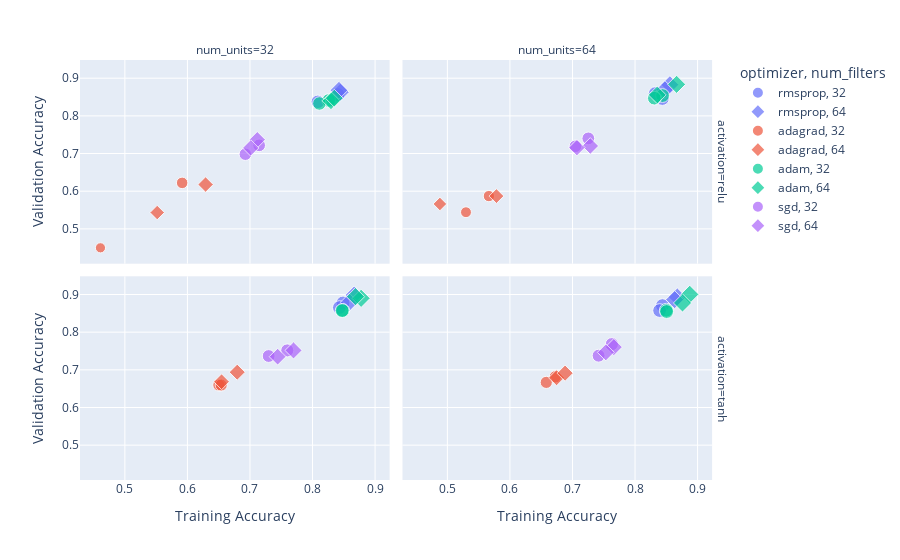

Write notebook code for a chart like this one.
### Code cell
import plotly.express as px

# Create an interactive scatter plot for training vs validation accuracy
fig = px.scatter(
    results_df, 
    x='train_accuracy', 
    y='val_accuracy', 
    color='optimizer',  # Differentiating by optimizer
    symbol='num_filters',  # Differentiating by num_filters function
    facet_col='num_units',  # Differentiating by num_units
    facet_row='activation',   # Differentiating by activation
    hover_data=['filter_size', 'num_filters', 'num_layers', 'num_units', 
                'activation', 'padding', 'stride'],  # Display parameter details
    title='',
    labels={'train_accuracy': 'Training Accuracy', 'val_accuracy': 'Validation Accuracy'},
    size='train_accuracy',  # Adjust size based on a column, replace with another parameter if needed
    size_max=10,  # Adjust bubble size
)

fig.show()

### Figure 1 — Plotly figure (JSON) as saved in the notebook; plotly's stock layout.template omitted (floating-point values rounded to 4 significant figures)
{"data": [{"customdata": [[[3, 3], 32, 2, 32, "relu", "valid", [1, 1]], [[5, 5], 32, 2, 32, "relu", "valid", [1, 1]]], "hovertemplate": "optimizer=rmsprop<br>num_filters=%{customdata[1]}<br>activation=%{customdata[4]}<br>num_units=%{customdata[3]}<br>Training Accuracy=%{marker.size}<br>Validation Accuracy=%{y}<br>filter_size=%{customdata[0]}<br>num_layers=%{customdata[2]}<br>padding=%{customdata[5]}<br>stride=%{customdata[6]}<extra></extra>", "legendgroup": "rmsprop, 32", "marker": {"color": "#636efa", "size": [0.8409, 0.8085], "sizemode": "area", "sizeref": 0.008874, "symbol": "circle"}, "mode": "markers", "name": "rmsprop, 32", "orientation": "v", "showlegend": true, "type": "scatter", "x": [0.8409, 0.8085], "xaxis": "x3", "y": [0.8565, 0.8373], "yaxis": "y3"}, {"customdata": [[[3, 3], 32, 2, 64, "relu", "valid", [1, 1]], [[5, 5], 32, 2, 64, "relu", "valid", [1, 1]]], "hovertemplate": "optimizer=rmsprop<br>num_filters=%{customdata[1]}<br>activation=%{customdata[4]}<br>num_units=%{customdata[3]}<br>Training Accuracy=%{marker.size}<br>Validation Accuracy=%{y}<br>filter_size=%{customdata[0]}<br>num_layers=%{customdata[2]}<br>padding=%{customdata[5]}<br>stride=%{customdata[6]}<extra></extra>", "legendgroup": "rmsprop, 32", "marker": {"color": "#636efa", "size": [0.8437, 0.8323], "sizemode": "area", "sizeref": 0.008874, "symbol": "circle"}, "mode": "markers", "name": "rmsprop, 32", "orientation": "v", "showlegend": false, "type": "scatter", "x": [0.8437, 0.8323], "xaxis": "x4", "y": [0.846, 0.8591], "yaxis": "y4"}, {"customdata": [[[3, 3], 32, 2, 32, "tanh", "valid", [1, 1]], [[5, 5], 32, 2, 32, "tanh", "valid", [1, 1]]], "hovertemplate": "optimizer=rmsprop<br>num_filters=%{customdata[1]}<br>activation=%{customdata[4]}<br>num_units=%{customdata[3]}<br>Training Accuracy=%{marker.size}<br>Validation Accuracy=%{y}<br>filter_size=%{customdata[0]}<br>num_layers=%{customdata[2]}<br>padding=%{customdata[5]}<br>stride=%{customdata[6]}<extra></extra>", "legendgroup": "rmsprop, 32", "marker": {"color": "#636efa", "size": [0.8487, 0.843], "sizemode": "area", "sizeref": 0.008874, "symbol": "circle"}, "mode": "markers", "name": "rmsprop, 32", "orientation": "v", "showlegend": false, "type": "scatter", "x": [0.8487, 0.843], "xaxis": "x", "y": [0.8775, 0.8653], "yaxis": "y"}, {"customdata": [[[3, 3], 32, 2, 64, "tanh", "valid", [1, 1]], [[5, 5], 32, 2, 64, "tanh", "valid", [1, 1]]], "hovertemplate": "optimizer=rmsprop<br>num_filters=%{customdata[1]}<br>activation=%{customdata[4]}<br>num_units=%{customdata[3]}<br>Training Accuracy=%{marker.size}<br>Validation Accuracy=%{y}<br>filter_size=%{customdata[0]}<br>num_layers=%{customdata[2]}<br>padding=%{customdata[5]}<br>stride=%{customdata[6]}<extra></extra>", "legendgroup": "rmsprop, 32", "marker": {"color": "#636efa", "size": [0.8438, 0.8393], "sizemode": "area", "sizeref": 0.008874, "symbol": "circle"}, "mode": "markers", "name": "rmsprop, 32", "orientation": "v", "showlegend": false, "type": "scatter", "x": [0.8438, 0.8393], "xaxis": "x2", "y": [0.8705, 0.8574], "yaxis": "y2"}, {"customdata": [[[3, 3], 64, 2, 32, "relu", "valid", [1, 1]], [[5, 5], 64, 2, 32, "relu", "valid", [1, 1]]], "hovertemplate": "optimizer=rmsprop<br>num_filters=%{customdata[1]}<br>activation=%{customdata[4]}<br>num_units=%{customdata[3]}<br>Training Accuracy=%{marker.size}<br>Validation Accuracy=%{y}<br>filter_size=%{customdata[0]}<br>num_layers=%{customdata[2]}<br>padding=%{customdata[5]}<br>stride=%{customdata[6]}<extra></extra>", "legendgroup": "rmsprop, 64", "marker": {"color": "#636efa", "size": [0.8444, 0.8423], "sizemode": "area", "sizeref": 0.008874, "symbol": "diamond"}, "mode": "markers", "name": "rmsprop, 64", "orientation": "v", "showlegend": true, "type": "scatter", "x": [0.8444, 0.8423], "xaxis": "x3", "y": [0.8626, 0.8679], "yaxis": "y3"}, {"customdata": [[[3, 3], 64, 2, 64, "relu", "valid", [1, 1]], [[5, 5], 64, 2, 64, "relu", "valid", [1, 1]]], "hovertemplate": "optimizer=rmsprop<br>num_filters=%{customdata[1]}<br>activation=%{customdata[4]}<br>num_units=%{customdata[3]}<br>Training Accuracy=%{marker.size}<br>Validation Accuracy=%{y}<br>filter_size=%{customdata[0]}<br>num_layers=%{customdata[2]}<br>padding=%{customdata[5]}<br>stride=%{customdata[6]}<extra></extra>", "legendgroup": "rmsprop, 64", "marker": {"color": "#636efa", "size": [0.8557, 0.8477], "sizemode": "area", "sizeref": 0.008874, "symbol": "diamond"}, "mode": "markers", "name": "rmsprop, 64", "orientation": "v", "showlegend": false, "type": "scatter", "x": [0.8557, 0.8477], "xaxis": "x4", "y": [0.8828, 0.8696], "yaxis": "y4"}, {"customdata": [[[3, 3], 64, 2, 32, "tanh", "valid", [1, 1]], [[5, 5], 64, 2, 32, "tanh", "valid", [1, 1]]], "hovertemplate": "optimizer=rmsprop<br>num_filters=%{customdata[1]}<br>activation=%{customdata[4]}<br>num_units=%{customdata[3]}<br>Training Accuracy=%{marker.size}<br>Validation Accuracy=%{y}<br>filter_size=%{customdata[0]}<br>num_layers=%{customdata[2]}<br>padding=%{customdata[5]}<br>stride=%{customdata[6]}<extra></extra>", "legendgroup": "rmsprop, 64", "marker": {"color": "#636efa", "size": [0.8666, 0.8589], "sizemode": "area", "sizeref": 0.008874, "symbol": "diamond"}, "mode": "markers", "name": "rmsprop, 64", "orientation": "v", "showlegend": false, "type": "scatter", "x": [0.8666, 0.8589], "xaxis": "x", "y": [0.8985, 0.8793], "yaxis": "y"}, {"customdata": [[[3, 3], 64, 2, 64, "tanh", "valid", [1, 1]], [[5, 5], 64, 2, 64, "tanh", "valid", [1, 1]]], "hovertemplate": "optimizer=rmsprop<br>num_filters=%{customdata[1]}<br>activation=%{customdata[4]}<br>num_units=%{customdata[3]}<br>Training Accuracy=%{marker.size}<br>Validation Accuracy=%{y}<br>filter_size=%{customdata[0]}<br>num_layers=%{customdata[2]}<br>padding=%{customdata[5]}<br>stride=%{customdata[6]}<extra></extra>", "legendgroup": "rmsprop, 64", "marker": {"color": "#636efa", "size": [0.8676, 0.8633], "sizemode": "area", "sizeref": 0.008874, "symbol": "diamond"}, "mode": "markers", "name": "rmsprop, 64", "orientation": "v", "showlegend": false, "type": "scatter", "x": [0.8676, 0.8633], "xaxis": "x2", "y": [0.8933, 0.8863], "yaxis": "y2"}, {"customdata": [[[3, 3], 32, 2, 32, "relu", "valid", [1, 1]], [[5, 5], 32, 2, 32, "relu", "valid", [1, 1]]], "hovertemplate": "optimizer=adagrad<br>num_filters=%{customdata[1]}<br>activation=%{customdata[4]}<br>num_units=%{customdata[3]}<br>Training Accuracy=%{marker.size}<br>Validation Accuracy=%{y}<br>filter_size=%{customdata[0]}<br>num_layers=%{customdata[2]}<br>padding=%{customdata[5]}<br>stride=%{customdata[6]}<extra></extra>", "legendgroup": "adagrad, 32", "marker": {"color": "#EF553B", "size": [0.461, 0.5916], "sizemode": "area", "sizeref": 0.008874, "symbol": "circle"}, "mode": "markers", "name": "adagrad, 32", "orientation": "v", "showlegend": true, "type": "scatter", "x": [0.461, 0.5916], "xaxis": "x3", "y": [0.4497, 0.622], "yaxis": "y3"}, {"customdata": [[[3, 3], 32, 2, 64, "relu", "valid", [1, 1]], [[5, 5], 32, 2, 64, "relu", "valid", [1, 1]]], "hovertemplate": "optimizer=adagrad<br>num_filters=%{customdata[1]}<br>activation=%{customdata[4]}<br>num_units=%{customdata[3]}<br>Training Accuracy=%{marker.size}<br>Validation Accuracy=%{y}<br>filter_size=%{customdata[0]}<br>num_layers=%{customdata[2]}<br>padding=%{customdata[5]}<br>stride=%{customdata[6]}<extra></extra>", "legendgroup": "adagrad, 32", "marker": {"color": "#EF553B", "size": [0.5664, 0.5298], "sizemode": "area", "sizeref": 0.008874, "symbol": "circle"}, "mode": "markers", "name": "adagrad, 32", "orientation": "v", "showlegend": false, "type": "scatter", "x": [0.5664, 0.5298], "xaxis": "x4", "y": [0.5871, 0.5442], "yaxis": "y4"}, {"customdata": [[[3, 3], 32, 2, 32, "tanh", "valid", [1, 1]], [[5, 5], 32, 2, 32, "tanh", "valid", [1, 1]]], "hovertemplate": "optimizer=adagrad<br>num_filters=%{customdata[1]}<br>activation=%{customdata[4]}<br>num_units=%{customdata[3]}<br>Training Accuracy=%{marker.size}<br>Validation Accuracy=%{y}<br>filter_size=%{customdata[0]}<br>num_layers=%{customdata[2]}<br>padding=%{customdata[5]}<br>stride=%{customdata[6]}<extra></extra>", "legendgroup": "adagrad, 32", "marker": {"color": "#EF553B", "size": [0.6502, 0.6541], "sizemode": "area", "sizeref": 0.008874, "symbol": "circle"}, "mode": "markers", "name": "adagrad, 32", "orientation": "v", "showlegend": false, "type": "scatter", "x": [0.6502, 0.6541], "xaxis": "x", "y": [0.6597, 0.6597], "yaxis": "y"}, {"customdata": [[[3, 3], 32, 2, 64, "tanh", "valid", [1, 1]], [[5, 5], 32, 2, 64, "tanh", "valid", [1, 1]]], "hovertemplate": "optimizer=adagrad<br>num_filters=%{customdata[1]}<br>activation=%{customdata[4]}<br>num_units=%{customdata[3]}<br>Training Accuracy=%{marker.size}<br>Validation Accuracy=%{y}<br>filter_size=%{customdata[0]}<br>num_layers=%{customdata[2]}<br>padding=%{customdata[5]}<br>stride=%{customdata[6]}<extra></extra>", "legendgroup": "adagrad, 32", "marker": {"color": "#EF553B", "size": [0.6726, 0.6581], "sizemode": "area", "sizeref": 0.008874, "symbol": "circle"}, "mode": "markers", "name": "adagrad, 32", "orientation": "v", "showlegend": false, "type": "scatter", "x": [0.6726, 0.6581], "xaxis": "x2", "y": [0.6815, 0.6667], "yaxis": "y2"}, {"customdata": [[[3, 3], 64, 2, 32, "relu", "valid", [1, 1]], [[5, 5], 64, 2, 32, "relu", "valid", [1, 1]]], "hovertemplate": "optimizer=adagrad<br>num_filters=%{customdata[1]}<br>activation=%{customdata[4]}<br>num_units=%{customdata[3]}<br>Training Accuracy=%{marker.size}<br>Validation Accuracy=%{y}<br>filter_size=%{customdata[0]}<br>num_layers=%{customdata[2]}<br>padding=%{customdata[5]}<br>stride=%{customdata[6]}<extra></extra>", "legendgroup": "adagrad, 64", "marker": {"color": "#EF553B", "size": [0.5516, 0.629], "sizemode": "area", "sizeref": 0.008874, "symbol": "diamond"}, "mode": "markers", "name": "adagrad, 64", "orientation": "v", "showlegend": true, "type": "scatter", "x": [0.5516, 0.629], "xaxis": "x3", "y": [0.5433, 0.6177], "yaxis": "y3"}, {"customdata": [[[3, 3], 64, 2, 64, "relu", "valid", [1, 1]], [[5, 5], 64, 2, 64, "relu", "valid", [1, 1]]], "hovertemplate": "optimizer=adagrad<br>num_filters=%{customdata[1]}<br>activation=%{customdata[4]}<br>num_units=%{customdata[3]}<br>Training Accuracy=%{marker.size}<br>Validation Accuracy=%{y}<br>filter_size=%{customdata[0]}<br>num_layers=%{customdata[2]}<br>padding=%{customdata[5]}<br>stride=%{customdata[6]}<extra></extra>", "legendgroup": "adagrad, 64", "marker": {"color": "#EF553B", "size": [0.4881, 0.5784], "sizemode": "area", "sizeref": 0.008874, "symbol": "diamond"}, "mode": "markers", "name": "adagrad, 64", "orientation": "v", "showlegend": false, "type": "scatter", "x": [0.4881, 0.5784], "xaxis": "x4", "y": [0.5661, 0.5871], "yaxis": "y4"}, {"customdata": [[[3, 3], 64, 2, 32, "tanh", "valid", [1, 1]], [[5, 5], 64, 2, 32, "tanh", "valid", [1, 1]]], "hovertemplate": "optimizer=adagrad<br>num_filters=%{customdata[1]}<br>activation=%{customdata[4]}<br>num_units=%{customdata[3]}<br>Training Accuracy=%{marker.size}<br>Validation Accuracy=%{y}<br>filter_size=%{customdata[0]}<br>num_layers=%{customdata[2]}<br>padding=%{customdata[5]}<br>stride=%{customdata[6]}<extra></extra>", "legendgroup": "adagrad, 64", "marker": {"color": "#EF553B", "size": [0.6796, 0.6546], "sizemode": "area", "sizeref": 0.008874, "symbol": "diamond"}, "mode": "markers", "name": "adagrad, 64", "orientation": "v", "showlegend": false, "type": "scatter", "x": [0.6796, 0.6546], "xaxis": "x", "y": [0.6938, 0.6684], "yaxis": "y"}, {"customdata": [[[3, 3], 64, 2, 64, "tanh", "valid", [1, 1]], [[5, 5], 64, 2, 64, "tanh", "valid", [1, 1]]], "hovertemplate": "optimizer=adagrad<br>num_filters=%{customdata[1]}<br>activation=%{customdata[4]}<br>num_units=%{customdata[3]}<br>Training Accuracy=%{marker.size}<br>Validation Accuracy=%{y}<br>filter_size=%{customdata[0]}<br>num_layers=%{customdata[2]}<br>padding=%{customdata[5]}<br>stride=%{customdata[6]}<extra></extra>", "legendgroup": "adagrad, 64", "marker": {"color": "#EF553B", "size": [0.6745, 0.6882], "sizemode": "area", "sizeref": 0.008874, "symbol": "diamond"}, "mode": "markers", "name": "adagrad, 64", "orientation": "v", "showlegend": false, "type": "scatter", "x": [0.6745, 0.6882], "xaxis": "x2", "y": [0.6789, 0.6912], "yaxis": "y2"}, {"customdata": [[[3, 3], 32, 2, 32, "relu", "valid", [1, 1]], [[5, 5], 32, 2, 32, "relu", "valid", [1, 1]]], "hovertemplate": "optimizer=adam<br>num_filters=%{customdata[1]}<br>activation=%{customdata[4]}<br>num_units=%{customdata[3]}<br>Training Accuracy=%{marker.size}<br>Validation Accuracy=%{y}<br>filter_size=%{customdata[0]}<br>num_layers=%{customdata[2]}<br>padding=%{customdata[5]}<br>stride=%{customdata[6]}<extra></extra>", "legendgroup": "adam, 32", "marker": {"color": "#00cc96", "size": [0.8258, 0.8109], "sizemode": "area", "sizeref": 0.008874, "symbol": "circle"}, "mode": "markers", "name": "adam, 32", "orientation": "v", "showlegend": true, "type": "scatter", "x": [0.8258, 0.8109], "xaxis": "x3", "y": [0.8408, 0.8329], "yaxis": "y3"}, {"customdata": [[[3, 3], 32, 2, 64, "relu", "valid", [1, 1]], [[5, 5], 32, 2, 64, "relu", "valid", [1, 1]]], "hovertemplate": "optimizer=adam<br>num_filters=%{customdata[1]}<br>activation=%{customdata[4]}<br>num_units=%{customdata[3]}<br>Training Accuracy=%{marker.size}<br>Validation Accuracy=%{y}<br>filter_size=%{customdata[0]}<br>num_layers=%{customdata[2]}<br>padding=%{customdata[5]}<br>stride=%{customdata[6]}<extra></extra>", "legendgroup": "adam, 32", "marker": {"color": "#00cc96", "size": [0.844, 0.8309], "sizemode": "area", "sizeref": 0.008874, "symbol": "circle"}, "mode": "markers", "name": "adam, 32", "orientation": "v", "showlegend": false, "type": "scatter", "x": [0.844, 0.8309], "xaxis": "x4", "y": [0.8539, 0.8469], "yaxis": "y4"}, {"customdata": [[[3, 3], 32, 2, 32, "tanh", "valid", [1, 1]], [[5, 5], 32, 2, 32, "tanh", "valid", [1, 1]]], "hovertemplate": "optimizer=adam<br>num_filters=%{customdata[1]}<br>activation=%{customdata[4]}<br>num_units=%{customdata[3]}<br>Training Accuracy=%{marker.size}<br>Validation Accuracy=%{y}<br>filter_size=%{customdata[0]}<br>num_layers=%{customdata[2]}<br>padding=%{customdata[5]}<br>stride=%{customdata[6]}<extra></extra>", "legendgroup": "adam, 32", "marker": {"color": "#00cc96", "size": [0.8484, 0.8473], "sizemode": "area", "sizeref": 0.008874, "symbol": "circle"}, "mode": "markers", "name": "adam, 32", "orientation": "v", "showlegend": false, "type": "scatter", "x": [0.8484, 0.8473], "xaxis": "x", "y": [0.8574, 0.8574], "yaxis": "y"}, {"customdata": [[[3, 3], 32, 2, 64, "tanh", "valid", [1, 1]], [[5, 5], 32, 2, 64, "tanh", "valid", [1, 1]]], "hovertemplate": "optimizer=adam<br>num_filters=%{customdata[1]}<br>activation=%{customdata[4]}<br>num_units=%{customdata[3]}<br>Training Accuracy=%{marker.size}<br>Validation Accuracy=%{y}<br>filter_size=%{customdata[0]}<br>num_layers=%{customdata[2]}<br>padding=%{customdata[5]}<br>stride=%{customdata[6]}<extra></extra>", "legendgroup": "adam, 32", "marker": {"color": "#00cc96", "size": [0.85, 0.8505], "sizemode": "area", "sizeref": 0.008874, "symbol": "circle"}, "mode": "markers", "name": "adam, 32", "orientation": "v", "showlegend": false, "type": "scatter", "x": [0.85, 0.8505], "xaxis": "x2", "y": [0.8583, 0.8548], "yaxis": "y2"}, {"customdata": [[[3, 3], 64, 2, 32, "relu", "valid", [1, 1]], [[5, 5], 64, 2, 32, "relu", "valid", [1, 1]]], "hovertemplate": "optimizer=adam<br>num_filters=%{customdata[1]}<br>activation=%{customdata[4]}<br>num_units=%{customdata[3]}<br>Training Accuracy=%{marker.size}<br>Validation Accuracy=%{y}<br>filter_size=%{customdata[0]}<br>num_layers=%{customdata[2]}<br>padding=%{customdata[5]}<br>stride=%{customdata[6]}<extra></extra>", "legendgroup": "adam, 64", "marker": {"color": "#00cc96", "size": [0.8295, 0.8347], "sizemode": "area", "sizeref": 0.008874, "symbol": "diamond"}, "mode": "markers", "name": "adam, 64", "orientation": "v", "showlegend": true, "type": "scatter", "x": [0.8295, 0.8347], "xaxis": "x3", "y": [0.8399, 0.8469], "yaxis": "y3"}, {"customdata": [[[3, 3], 64, 2, 64, "relu", "valid", [1, 1]], [[5, 5], 64, 2, 64, "relu", "valid", [1, 1]]], "hovertemplate": "optimizer=adam<br>num_filters=%{customdata[1]}<br>activation=%{customdata[4]}<br>num_units=%{customdata[3]}<br>Training Accuracy=%{marker.size}<br>Validation Accuracy=%{y}<br>filter_size=%{customdata[0]}<br>num_layers=%{customdata[2]}<br>padding=%{customdata[5]}<br>stride=%{customdata[6]}<extra></extra>", "legendgroup": "adam, 64", "marker": {"color": "#00cc96", "size": [0.8664, 0.8356], "sizemode": "area", "sizeref": 0.008874, "symbol": "diamond"}, "mode": "markers", "name": "adam, 64", "orientation": "v", "showlegend": false, "type": "scatter", "x": [0.8664, 0.8356], "xaxis": "x4", "y": [0.8836, 0.8556], "yaxis": "y4"}, {"customdata": [[[3, 3], 64, 2, 32, "tanh", "valid", [1, 1]], [[5, 5], 64, 2, 32, "tanh", "valid", [1, 1]]], "hovertemplate": "optimizer=adam<br>num_filters=%{customdata[1]}<br>activation=%{customdata[4]}<br>num_units=%{customdata[3]}<br>Training Accuracy=%{marker.size}<br>Validation Accuracy=%{y}<br>filter_size=%{customdata[0]}<br>num_layers=%{customdata[2]}<br>padding=%{customdata[5]}<br>stride=%{customdata[6]}<extra></extra>", "legendgroup": "adam, 64", "marker": {"color": "#00cc96", "size": [0.8776, 0.8687], "sizemode": "area", "sizeref": 0.008874, "symbol": "diamond"}, "mode": "markers", "name": "adam, 64", "orientation": "v", "showlegend": false, "type": "scatter", "x": [0.8776, 0.8687], "xaxis": "x", "y": [0.8898, 0.8941], "yaxis": "y"}, {"customdata": [[[3, 3], 64, 2, 64, "tanh", "valid", [1, 1]], [[5, 5], 64, 2, 64, "tanh", "valid", [1, 1]]], "hovertemplate": "optimizer=adam<br>num_filters=%{customdata[1]}<br>activation=%{customdata[4]}<br>num_units=%{customdata[3]}<br>Training Accuracy=%{marker.size}<br>Validation Accuracy=%{y}<br>filter_size=%{customdata[0]}<br>num_layers=%{customdata[2]}<br>padding=%{customdata[5]}<br>stride=%{customdata[6]}<extra></extra>", "legendgroup": "adam, 64", "marker": {"color": "#00cc96", "size": [0.8874, 0.8759], "sizemode": "area", "sizeref": 0.008874, "symbol": "diamond"}, "mode": "markers", "name": "adam, 64", "orientation": "v", "showlegend": false, "type": "scatter", "x": [0.8874, 0.8759], "xaxis": "x2", "y": [0.9003, 0.8775], "yaxis": "y2"}, {"customdata": [[[3, 3], 32, 2, 32, "relu", "valid", [1, 1]], [[5, 5], 32, 2, 32, "relu", "valid", [1, 1]]], "hovertemplate": "optimizer=sgd<br>num_filters=%{customdata[1]}<br>activation=%{customdata[4]}<br>num_units=%{customdata[3]}<br>Training Accuracy=%{marker.size}<br>Validation Accuracy=%{y}<br>filter_size=%{customdata[0]}<br>num_layers=%{customdata[2]}<br>padding=%{customdata[5]}<br>stride=%{customdata[6]}<extra></extra>", "legendgroup": "sgd, 32", "marker": {"color": "#ab63fa", "size": [0.7146, 0.6926], "sizemode": "area", "sizeref": 0.008874, "symbol": "circle"}, "mode": "markers", "name": "sgd, 32", "orientation": "v", "showlegend": true, "type": "scatter", "x": [0.7146, 0.6926], "xaxis": "x3", "y": [0.7218, 0.6982], "yaxis": "y3"}, {"customdata": [[[3, 3], 32, 2, 64, "relu", "valid", [1, 1]], [[5, 5], 32, 2, 64, "relu", "valid", [1, 1]]], "hovertemplate": "optimizer=sgd<br>num_filters=%{customdata[1]}<br>activation=%{customdata[4]}<br>num_units=%{customdata[3]}<br>Training Accuracy=%{marker.size}<br>Validation Accuracy=%{y}<br>filter_size=%{customdata[0]}<br>num_layers=%{customdata[2]}<br>padding=%{customdata[5]}<br>stride=%{customdata[6]}<extra></extra>", "legendgroup": "sgd, 32", "marker": {"color": "#ab63fa", "size": [0.7253, 0.7047], "sizemode": "area", "sizeref": 0.008874, "symbol": "circle"}, "mode": "markers", "name": "sgd, 32", "orientation": "v", "showlegend": false, "type": "scatter", "x": [0.7253, 0.7047], "xaxis": "x4", "y": [0.7402, 0.7192], "yaxis": "y4"}, {"customdata": [[[3, 3], 32, 2, 32, "tanh", "valid", [1, 1]], [[5, 5], 32, 2, 32, "tanh", "valid", [1, 1]]], "hovertemplate": "optimizer=sgd<br>num_filters=%{customdata[1]}<br>activation=%{customdata[4]}<br>num_units=%{customdata[3]}<br>Training Accuracy=%{marker.size}<br>Validation Accuracy=%{y}<br>filter_size=%{customdata[0]}<br>num_layers=%{customdata[2]}<br>padding=%{customdata[5]}<br>stride=%{customdata[6]}<extra></extra>", "legendgroup": "sgd, 32", "marker": {"color": "#ab63fa", "size": [0.7596, 0.7299], "sizemode": "area", "sizeref": 0.008874, "symbol": "circle"}, "mode": "markers", "name": "sgd, 32", "orientation": "v", "showlegend": false, "type": "scatter", "x": [0.7596, 0.7299], "xaxis": "x", "y": [0.7515, 0.7367], "yaxis": "y"}, {"customdata": [[[3, 3], 32, 2, 64, "tanh", "valid", [1, 1]], [[5, 5], 32, 2, 64, "tanh", "valid", [1, 1]]], "hovertemplate": "optimizer=sgd<br>num_filters=%{customdata[1]}<br>activation=%{customdata[4]}<br>num_units=%{customdata[3]}<br>Training Accuracy=%{marker.size}<br>Validation Accuracy=%{y}<br>filter_size=%{customdata[0]}<br>num_layers=%{customdata[2]}<br>padding=%{customdata[5]}<br>stride=%{customdata[6]}<extra></extra>", "legendgroup": "sgd, 32", "marker": {"color": "#ab63fa", "size": [0.763, 0.7418], "sizemode": "area", "sizeref": 0.008874, "symbol": "circle"}, "mode": "markers", "name": "sgd, 32", "orientation": "v", "showlegend": false, "type": "scatter", "x": [0.763, 0.7418], "xaxis": "x2", "y": [0.7682, 0.7375], "yaxis": "y2"}, {"customdata": [[[3, 3], 64, 2, 32, "relu", "valid", [1, 1]], [[5, 5], 64, 2, 32, "relu", "valid", [1, 1]]], "hovertemplate": "optimizer=sgd<br>num_filters=%{customdata[1]}<br>activation=%{customdata[4]}<br>num_units=%{customdata[3]}<br>Training Accuracy=%{marker.size}<br>Validation Accuracy=%{y}<br>filter_size=%{customdata[0]}<br>num_layers=%{customdata[2]}<br>padding=%{customdata[5]}<br>stride=%{customdata[6]}<extra></extra>", "legendgroup": "sgd, 64", "marker": {"color": "#ab63fa", "size": [0.7117, 0.7012], "sizemode": "area", "sizeref": 0.008874, "symbol": "diamond"}, "mode": "markers", "name": "sgd, 64", "orientation": "v", "showlegend": true, "type": "scatter", "x": [0.7117, 0.7012], "xaxis": "x3", "y": [0.7367, 0.7148], "yaxis": "y3"}, {"customdata": [[[3, 3], 64, 2, 64, "relu", "valid", [1, 1]], [[5, 5], 64, 2, 64, "relu", "valid", [1, 1]]], "hovertemplate": "optimizer=sgd<br>num_filters=%{customdata[1]}<br>activation=%{customdata[4]}<br>num_units=%{customdata[3]}<br>Training Accuracy=%{marker.size}<br>Validation Accuracy=%{y}<br>filter_size=%{customdata[0]}<br>num_layers=%{customdata[2]}<br>padding=%{customdata[5]}<br>stride=%{customdata[6]}<extra></extra>", "legendgroup": "sgd, 64", "marker": {"color": "#ab63fa", "size": [0.7285, 0.7071], "sizemode": "area", "sizeref": 0.008874, "symbol": "diamond"}, "mode": "markers", "name": "sgd, 64", "orientation": "v", "showlegend": false, "type": "scatter", "x": [0.7285, 0.7071], "xaxis": "x4", "y": [0.72, 0.7157], "yaxis": "y4"}, {"customdata": [[[3, 3], 64, 2, 32, "tanh", "valid", [1, 1]], [[5, 5], 64, 2, 32, "tanh", "valid", [1, 1]]], "hovertemplate": "optimizer=sgd<br>num_filters=%{customdata[1]}<br>activation=%{customdata[4]}<br>num_units=%{customdata[3]}<br>Training Accuracy=%{marker.size}<br>Validation Accuracy=%{y}<br>filter_size=%{customdata[0]}<br>num_layers=%{customdata[2]}<br>padding=%{customdata[5]}<br>stride=%{customdata[6]}<extra></extra>", "legendgroup": "sgd, 64", "marker": {"color": "#ab63fa", "size": [0.7696, 0.7442], "sizemode": "area", "sizeref": 0.008874, "symbol": "diamond"}, "mode": "markers", "name": "sgd, 64", "orientation": "v", "showlegend": false, "type": "scatter", "x": [0.7696, 0.7442], "xaxis": "x", "y": [0.7515, 0.7349], "yaxis": "y"}, {"customdata": [[[3, 3], 64, 2, 64, "tanh", "valid", [1, 1]], [[5, 5], 64, 2, 64, "tanh", "valid", [1, 1]]], "hovertemplate": "optimizer=sgd<br>num_filters=%{customdata[1]}<br>activation=%{customdata[4]}<br>num_units=%{customdata[3]}<br>Training Accuracy=%{marker.size}<br>Validation Accuracy=%{y}<br>filter_size=%{customdata[0]}<br>num_layers=%{customdata[2]}<br>padding=%{customdata[5]}<br>stride=%{customdata[6]}<extra></extra>", "legendgroup": "sgd, 64", "marker": {"color": "#ab63fa", "size": [0.7661, 0.7533], "sizemode": "area", "sizeref": 0.008874, "symbol": "diamond"}, "mode": "markers", "name": "sgd, 64", "orientation": "v", "showlegend": false, "type": "scatter", "x": [0.7661, 0.7533], "xaxis": "x2", "y": [0.7603, 0.7463], "yaxis": "y2"}], "layout": {"annotations": [{"font": {}, "showarrow": false, "text": "num_units=32", "x": 0.24, "xanchor": "center", "xref": "paper", "y": 1, "yanchor": "bottom", "yref": "paper"}, {"font": {}, "showarrow": false, "text": "num_units=64", "x": 0.74, "xanchor": "center", "xref": "paper", "y": 1, "yanchor": "bottom", "yref": "paper"}, {"font": {}, "showarrow": false, "text": "activation=tanh", "textangle": 90, "x": 0.98, "xanchor": "left", "xref": "paper", "y": 0.2425, "yanchor": "middle", "yref": "paper"}, {"font": {}, "showarrow": false, "text": "activation=relu", "textangle": 90, "x": 0.98, "xanchor": "left", "xref": "paper", "y": 0.7575, "yanchor": "middle", "yref": "paper"}], "legend": {"itemsizing": "constant", "title": {"text": "optimizer, num_filters"}, "tracegroupgap": 0}, "margin": {"t": 60}, "xaxis": {"anchor": "y", "domain": [0, 0.48], "title": {"text": "Training Accuracy"}}, "xaxis2": {"anchor": "y2", "domain": [0.5, 0.98], "matches": "x", "title": {"text": "Training Accuracy"}}, "xaxis3": {"anchor": "y3", "domain": [0, 0.48], "matches": "x", "showticklabels": false}, "xaxis4": {"anchor": "y4", "domain": [0.5, 0.98], "matches": "x", "showticklabels": false}, "yaxis": {"anchor": "x", "domain": [0, 0.485], "title": {"text": "Validation Accuracy"}}, "yaxis2": {"anchor": "x2", "domain": [0, 0.485], "matches": "y", "showticklabels": false}, "yaxis3": {"anchor": "x3", "domain": [0.515, 1], "matches": "y", "title": {"text": "Validation Accuracy"}}, "yaxis4": {"anchor": "x4", "domain": [0.515, 1], "matches": "y", "showticklabels": false}}}
